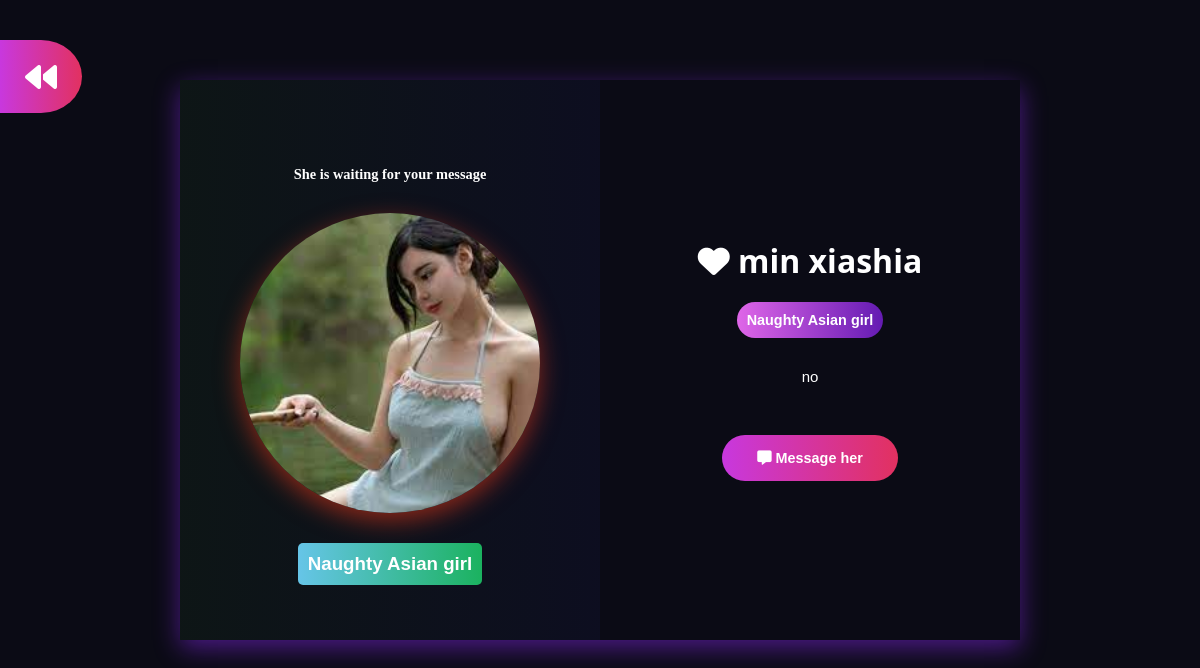
Screenshot of /view/9/ (signed in) with the database file from the repository.
### advertiser/models.py (models this page shows, shortened)
class Girl(models.Model):
    user = models.ForeignKey(User, on_delete=models.CASCADE, null=True)
    username = models.CharField(max_length=20, unique=True)
    photo = models.ImageField(upload_to='girls/', null=True)
    title = models.CharField(max_length=100)
    description = models.TextField(max_length=700, null=True)
    phone = models.CharField(max_length=15)
    date = models.DateField(auto_now_add=True)

### advertiser/views.py (the view)
# urls.py: path('view/<int:pk>/',views.viewView, name='view'),
@login_required(login_url='login')
def viewView(request, pk):
    thing = get_object_or_404(Girl, pk=pk)
    context = {
        'girl': thing,
    }
    return render(request, 'view.html', context)

### templates/view.html (shortened to what this page needs)
<!DOCTYPE html>
<html lang="en">
<head>
    {% load static %}
    <link rel="stylesheet" href="{% static 'css/style.css' %}">
    <link rel="stylesheet" href="https://cdnjs.cloudflare.com/ajax/libs/font-awesome/6.4.2/css/all.min.css"
 />
</head>
<body>
    <h1 class="goback"><a href="{% url 'index' %}"><i class="fa fa-backward" aria-hidden="true"></i></a></h1>
    <div class="container log">
        <div class="box-view">
            <div class="pic">
                <h2>She is waiting for your message</h2>
                <img src="{{girl.photo.url}}" width="200">
                <h3>{{girl.title}}</h3>
            </div>
            <div class="info">
                <h1><i class="fa fa-heart" aria-hidden="true"></i> {{girl.username}}</h1>
                <h2>{{girl.title}}</h2>
                <p>{{girl.description}}</p>
                <a href="https://wa.me/{{girl.phone}}?text=Hi%20{{girl.username}}" class="btn"><i
                        class="fa-solid fa-message"></i> Message her</a>
            </div>
        </div>
    </div>
</body>
</html>

### static/css/style.css (style rules this page uses)
* { margin: 0; padding: 0; font-family:system-ui, -apple-system, BlinkMacSystemFont, 'Segoe UI', Roboto, Oxygen, Ubuntu, Cantarell, 'Open Sans', 'Helvetica Neue', sans-serif; }
body { background-color: rgb(11, 11, 21); }
.container { min-height: 70vh; height: auto; width: 100%; display: flex; align-items: center; justify-content: space-around; flex-wrap: wrap; }
.log { min-height: 90vh; }
.box-view { width: 70%; height: 70vh; display: flex; align-items: center; justify-content: center; box-shadow: rgba(141, 41, 248, 0.491) 0px 8px 24px; }
.box-view .pic { width: 50%; background: linear-gradient(to left, rgba(51, 66, 233, 0.050), rgba(57, 216, 39, 0.050)); height: 100%; display: flex; align-items: center; justify-content: center; flex-direction: column; }
.box-view .pic img { width: 300px; height: 300px; box-shadow: rgba(216, 54, 25, 0.62) 0px 8px 24px; border-radius: 50%; }
.box-view .pic h3 { font-family: sans-serif; background: linear-gradient(to right, rgb(102, 197, 232), rgb(27, 178, 95)); color: #fff; font-weight: bold; padding: 10px; border-radius: 5px; margin-top: 30px; }
.box-view .pic h2 { color: #fff; margin: 30px; font-size: 90%; font-family: cursive; }
.box-view .info { width: 50%; height: 100%; align-items: center; color: white; display: flex; flex-direction: column; font-family: cursive; justify-content: center; }
.box-view .info h2 { font-family: sans-serif; color: #fff; font-weight: bold; font-size: 90%; padding: 10px; border-radius: 30px; background: linear-gradient(to right, rgb(223, 102, 232), rgb(100, 27, 178)); margin-top: 20px; }
.box-view .info p { width: 80%; font-size: 15px; font-family: sans-serif; margin: 30px; text-align: center; }
.box-view .info .btn { font-family: sans-serif; color: #fff; font-weight: bold; font-size: 90%; padding: 15px 35px; border-radius: 30px; background: linear-gradient(to left, rgb(226, 49, 96), rgb(200, 56, 222)); margin-top: 20px; text-decoration: none; }
.goback { padding: 15px 25px; background: linear-gradient(to left, rgb(226, 49, 96), rgb(200, 56, 222)); color: #fff; position: fixed; top: 5%; border-radius: 50%; border-top-left-radius: 0; border-bottom-left-radius:0 ; }
.goback a { text-decoration: none; color: #fff; }

### rows the page displays
Girl: photo (picture), title "Naughty Asian girl", username "min xiashia", description "no"
